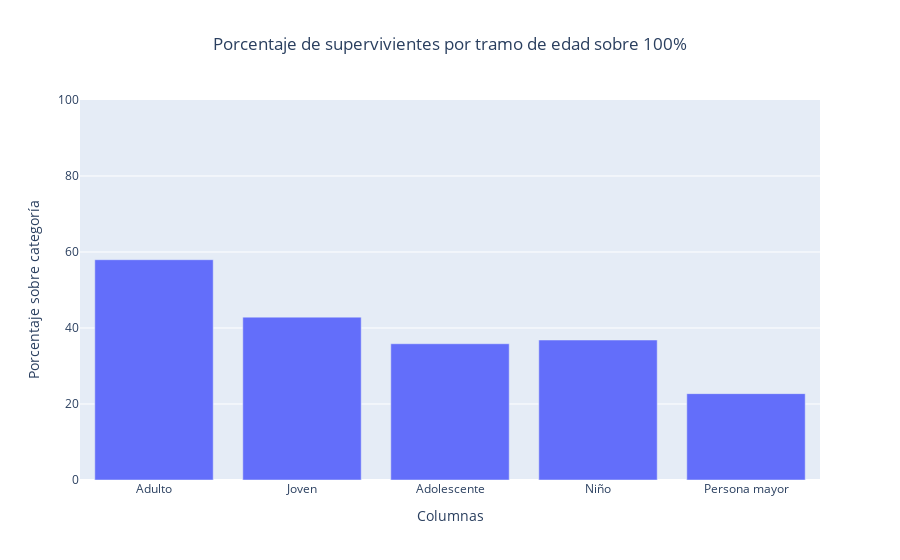

Here is the notebook cell this chart was saved with:
### Code cell
df['supervivientes_por_tramo_edad_porcentual'] = supervivientes_por_tramo_edad_porcentual
fig = px.bar(x=df['Edad_Tramo'].value_counts().index, y=supervivientes_por_tramo_edad_porcentual.values, labels={'x': 'Columnas', 'y': 'Porcentaje sobre categoría'}, title='Porcentaje de supervivientes por tramo de edad sobre 100%')
fig.update_layout(title_x=0.5)
fig.update_yaxes(range=[0, 100])
fig.show()

### Figure 1 — Plotly figure (JSON) as saved in the notebook; plotly's stock layout.template omitted (floating-point values rounded to 4 significant figures)
{"data": [{"alignmentgroup": "True", "hovertemplate": "Columnas=%{x}<br>Porcentaje sobre categoría=%{y}<extra></extra>", "legendgroup": "", "marker": {"color": "#636efa", "pattern": {"shape": ""}}, "name": "", "offsetgroup": "", "orientation": "v", "showlegend": false, "textposition": "auto", "type": "bar", "x": ["Adulto", "Joven", "Adolescente", "Niño", "Persona mayor"], "xaxis": "x", "y": [57.97, 42.86, 35.86, 36.84, 22.73], "yaxis": "y"}], "layout": {"barmode": "relative", "legend": {"tracegroupgap": 0}, "title": {"text": "Porcentaje de supervivientes por tramo de edad sobre 100%", "x": 0.5}, "xaxis": {"anchor": "y", "domain": [0, 1], "title": {"text": "Columnas"}}, "yaxis": {"anchor": "x", "domain": [0, 1], "range": [0, 100], "title": {"text": "Porcentaje sobre categoría"}}}}
